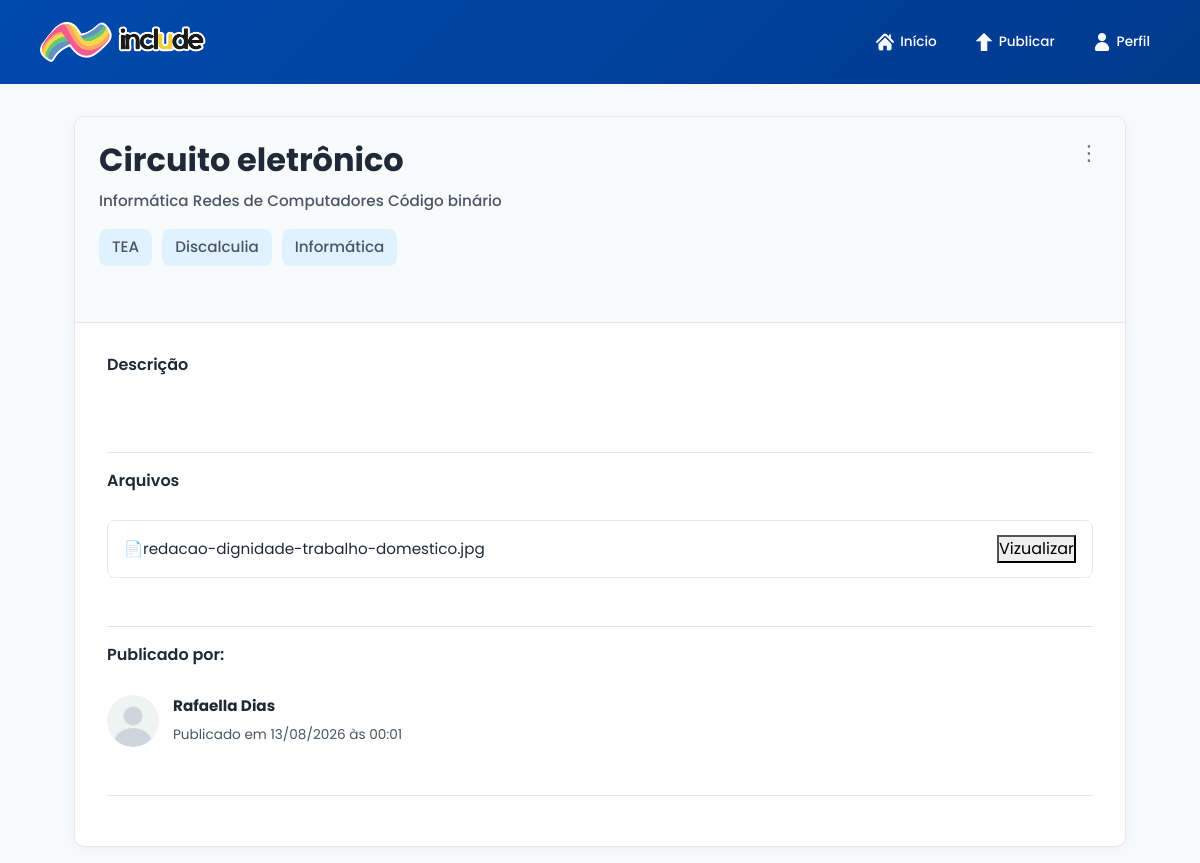
/detalhes/1 (signed in), run on the app's committed database.
### app/models.py (models this page shows, shortened)
class Atividade(db.Model): #Materiais
    __tablename__ = 'atividades'
    id_atividade = db.Column(db.Integer, primary_key=True)
    titulo = db.Column(db.String(50), nullable=False)
    subtitulo = db.Column(db.String(100))
    descricao = db.Column(db.String(300), nullable=False)
    conteudo_textual = db.Column(db.Text)
    data_publicacao = db.Column(db.DateTime, default=datetime.now, nullable=False)
    visualizacoes = db.Column(db.Integer, default=0, nullable=False)
    downloads = db.Column(db.Integer, default=0, nullable=False)
    id_usuario = db.Column(db.Integer, db.ForeignKey('usuarios.id_usuario'), nullable=False)
    id_curso =  db.Column(db.Integer, db.ForeignKey('cursos.id_curso'), nullable=False)
    id_materia =  db.Column(db.Integer, db.ForeignKey('materias.id_materia'), nullable=False)
    id_conteudo = db.Column(db.Integer, db.ForeignKey('conteudos.id_conteudo'), nullable=True)#obs no True !!
    arquivos = db.relationship('Arquivo', backref='atividade', cascade='all, delete-orphan' , lazy=True)
    tags = db.relationship('Tag', secondary=atividade_tag, backref='atividades')

class Curso(db.Model):
    __tablename__ = 'cursos'
    id_curso = db.Column(db.Integer, primary_key=True)
    nome = db.Column(db.String(100), nullable=False, unique=True)
    materias = db.relationship('Materia', backref='curso', lazy=True, cascade='all, delete-orphan')
    atividades = db.relationship('Atividade', backref='curso', lazy=True)

class Materia(db.Model):
    __tablename__ = 'materias'
    id_materia = db.Column(db.Integer, primary_key=True)
    nome = db.Column(db.String(100), nullable=False, unique=True)
    id_curso = db.Column(db.Integer, db.ForeignKey('cursos.id_curso'), nullable=False)
    conteudos = db.relationship('Conteudo', backref='materia', lazy=True, cascade='all, delete-orphan')
    atividades = db.relationship('Atividade', backref='materia', lazy=True)

class Conteudo(db.Model):
    __tablename__ = 'conteudos'
    __table_args__ = (db.UniqueConstraint('nome', 'id_materia', name='uq_conteudo_materia'),)
    id_conteudo = db.Column(db.Integer, primary_key=True)
    nome = db.Column(db.String(50), nullable=False)
    id_materia = db.Column(db.Integer, db.ForeignKey('materias.id_materia'), nullable=False)
    atividades = db.relationship('Atividade', backref='conteudo', lazy=True)

class Tag(db.Model):
    __tablename__ = 'tags'
    id_tag = db.Column(db.Integer, primary_key=True)
    nome = db.Column(db.String(20), nullable=False, unique=True)
    id_classe = db.Column(db.Integer, db.ForeignKey('classes_tag.id_classe'), nullable=False)

class Arquivo(db.Model):
    __tablename__ = 'arquivos'
    id_arquivo = db.Column(db.Integer, primary_key=True)
    nome = db.Column(db.String(100), nullable=False)
    nome_unico = db.Column(db.String(300), nullable=False)
    tipo = db.Column(db.String(50), nullable=False)
    tamanho = db.Column(db.Integer, nullable=False)
    arquivo_url = db.Column(db.String(255), nullable=False)
    storage_path = db.Column(db.String(255), nullable=False)
    data_upload = db.Column(db.DateTime, default=datetime.utcnow, nullable=False)
    id_atividade = db.Column(db.Integer, db.ForeignKey('atividades.id_atividade'), nullable=False)

class Usuario(UserMixin, db.Model):
    __tablename__ = 'usuarios'
    id_usuario = db.Column(db.Integer, primary_key=True)
    nome_completo = db.Column(db.String(50), nullable=False)
    nome_usuario = db.Column(db.String(50), nullable=False, unique=True)
    email = db.Column(db.String(50), nullable=False, unique=True)
    descricao = db.Column(db.String(200))
    senha = db.Column(db.String(255), nullable=False)
    tipo =  db.Column(db.String(20), default='user', nullable=False)
    public_id = db.Column(db.String(100))
    foto_url = db.Column(db.String(255))
    atividades = db.relationship('Atividade', backref='autor', lazy=True)

### app/routes/activities_routes.py (the view)
@activities_bp.route('/detalhes/<int:id>')
@login_required
def detalhes_atividade(id):
    atividade = Atividade.query.get_or_404(id)
    try:
        activities_service.adicionar_visualizacao(id)
    except Exception as e:
        logging.error(f'Erro ao computar a vizualização da atividade{id}: {e}')
        db.session.rollback()
    return render_template('detalhes.html', atividade=atividade)

### app/__init__.py (called while the page is built)
def create_app(): #implementando o Application Factory
    app = Flask(__name__)
    app.config.from_object(Config) #carregamento das configurações da classe Config
    db.init_app(app) #passando o app como argumento à criação do banco sqlalch.
    login_manager.init_app(app) #passando o app como argumento à criação do login manager
    login_manager.login_view = 'auth.login'
    @login_manager.user_loader
    def user_loader(id):
        from app.models import Usuario
        return Usuario.query.get(int(id))
    cloudinary.config(secure=True)
    app.register_blueprint(main_bp)
    app.register_blueprint(auth_bp)
    app.register_blueprint(user_bp)
    app.register_blueprint(activities_bp)
    app.register_blueprint(admin_bp)
    return (app) #retorno da criação efetiva do app

### app/services/activities_service.py (called while the page is built)
def adicionar_visualizacao(atividade_id):
    db.session.query(Atividade).filter_by(id_atividade=atividade_id).update({
        Atividade.visualizacoes: Atividade.visualizacoes + 1
    })
    db.session.commit()

### app/templates/detalhes.html (shortened to what this page needs)
{% extends "base.html" %}
{% block content %}
    <main class="main-container">
        <div class="material-container">
            <div class="material-header">
                <div class="material-info">
                    <h1>{{ atividade.titulo }}</h1>
                    <span>{{ atividade.curso.nome }}</span>
                    <span>{{ atividade.materia.nome }}</span>
                    <span>{{ atividade.conteudo.nome }}</span>
                    <div class="tag-lista">
                        {% for tag in atividade.tags %}
                            <span class="tag-chip-static">
                            {{ tag.nome }}
                            </span>
                        {% endfor %}
                    </div>
                </div>
                <div class="material-actions">
                    <button class="btn-menu" id="btn-menu">⋮</button>
                </div>
            </div>
            <section class="material-section">
                <h3>Descrição</h3>
            </section>
            <section class="material-section">
                <h3>Arquivos</h3>
                {% for arquivo in atividade.arquivos %}
                    <div class="arquivo-card">
                        <div class="arquivo-info">
                            📄{{ arquivo.nome }}
                        </div>
                        <button>Vizualizar</button>
                    </div>
                {% endfor %}
            </section>
            <section class="material-section">
                <h3>Publicado por:</h3>
                <div class="autor-card">
                    {% if atividade.autor.foto_url %}
                        <img src="{{ atividade.autor.foto_url }}" alt="">
                    {% else %}
                        <img src="{{ url_for('static', filename='images/default.png') }}" alt="">
                    {% endif %}
                    <div>
                        <strong>{{ atividade.autor.nome_completo }}</strong>
                        <span>Publicado em {{ atividade.data_publicacao.strftime('%d/%m/%Y às %H:%M') }}</span>
                    </div>
                </div>
            </section>
        </div>
    </main>
{% endblock %}

### app/templates/base.html (shortened to what this page needs)
<!DOCTYPE html>
<html lang="pt-br">
<head>
    <link href="https://cdn.jsdelivr.net/npm/bootstrap@5.3.2/dist/css/bootstrap.min.css" rel="stylesheet">
    <link rel="stylesheet" href="{{ url_for('static', filename='css/base/base.css') }}">
    <link rel="stylesheet" href="{{ url_for('static', filename='css/base/forms.css') }}">
    <link rel="stylesheet" href="{{ url_for('static', filename='css/components/buttons.css') }}">
    <link rel="stylesheet" href="{{ url_for('static', filename='css/components/atividades.css') }}">
    <link rel="stylesheet" href="{{ url_for('static', filename='css/components/tags.css')}}">
    <link rel="stylesheet" href="{{ url_for('static', filename='css/components/dropdown.css')}}">
    <link rel="stylesheet" href="{{ url_for('static', filename='css/pages/inicio.css') }}">
    <link rel="stylesheet" href="{{ url_for('static', filename='css/pages/home.css') }}">
    <link rel="stylesheet" href="{{ url_for('static', filename='css/pages/perfil.css') }}">
    <link rel="stylesheet" href="{{ url_for('static', filename='css/pages/editar_perfil.css') }}">
    <link rel="stylesheet" href="{{ url_for('static', filename='css/pages/publicar.css') }}">
    <link rel="stylesheet" href="{{ url_for('static', filename='css/pages/detalhes.css') }}">
</head>
</head>
<body>
    <header>
        <nav class="navbar-body">
            <a href="{{ url_for('main.home') }}" class="navbar-brand logo-header">
                <img src="{{ url_for('static', filename='images/logo01.png') }}" alt="Logo">
            </a>
            <div class="nav-links">
                <a href="{{ url_for('main.home' ) }}">
                    <img src="{{ url_for('static', filename='images/icons/icon-inicio.png') }}" alt="">
                    <span class="nav-text">Início</span>
                </a>
                <a href="{{ url_for('activities.publicar')}}">
                    <img src="{{ url_for('static', filename='images/icons/icon-publicar-branco.png') }}" alt="">
                    <span class="nav-text">Publicar</span>
                </a>
                {% if current_user.is_authenticated %}
                    <a href="{{ url_for('user.perfil' ) }}">
                        <img src="{{ url_for('static', filename='images/icons/icon-perfil.png') }}" alt="">
                        <span class="nav-text">Perfil</span>
                    </a>
                {% else %}
                    <a href="{{ url_for('auth.login' ) }}">
                        <img src="{{ url_for('static', filename='images/icons/icon-entrar.png') }}" alt="">
                        <span class="nav-text">Entrar</span>
                    </a>
                {% endif %}
            </div>
        </nav>
    </header>
    {% block content %}{% endblock %}
</body>
</html>

### app/static/css/base/base.css (style rules this page uses)
* { margin: 0; padding: 0; box-sizing: border-box; font-family: 'Poppins', Arial, Helvetica, sans-serif; }
:root { --azul-principal: #004aad; --azul-escuro: #003a8c; --amarelo-destaque: #f5b700; --amarelo-hover: #d6a400; --vermelho-alerta: #cf0101; --vermelho-hover: #ba0000; --texto-principal: #1f2937; --texto-secundario: #4b5563; --fundo-pagina: #f8f9fb; --navbar-height: 84px; --tag-azul-bg: #E0F2FE; --tag-azul-texto: #0C4A6E; --tag-amarelo-bg: #FEF3C7; --tag-amarelo-texto: #92400E; --tag-verde-bg: #DCFCE7; --tag-verde-texto: #166534; --tag-rosa-bg: #FCE7F3; --tag-rosa-texto: #9D174D; --tag-roxo-bg: #F3E8FF; --tag-roxo-texto: #6B21A8; }
body { background-color: var(--fundo-pagina); color: var(--texto-principal); margin: 0; padding-top: var(--navbar-height); }
.navbar-body { height: var(--navbar-height); position: fixed; top: 0; left: 0; width: 100%; display: flex; align-items: center; justify-content: space-between; padding: 0 40px; background-color: var(--azul-principal); z-index: 1000; background: linear-gradient( 135deg, #004aad, #003a8c ); }
.logo-header img { height: 44px; }
.logo-header { padding: 0; border-radius: 0; }
.nav-links { display: flex; align-items: center; gap: 28px; }
.nav-links { display: flex; align-items: center; gap: 18px; }
.nav-links a { display: flex; align-items: center; gap: 6px; padding: 6px 10px; border-radius: 6px; text-decoration: none; color: #ffffff; font-size: 0.85rem; font-weight: 500; transition: background-color 0.2s ease; }
.nav-links a img { width: 18px; height: 18px; object-fit: contain; }
.main-container { width: 100%; max-width: 1100px; margin: 16px auto; padding: 0 24px; display: flex; flex-direction: column; gap: 28px; }
.main-container h1 { font-size: 2.1rem; font-weight: 600; }

### app/static/css/components/tags.css (style rules this page uses)
.tag-lista { display: flex; flex-wrap: wrap; gap: 8px; }
.tag-chip-static { background-color: var(--tag-azul-bg); color: var(--tag-azul-texto); display: inline-flex; align-items: center; justify-content: center; padding: 6px 12px; border: 1px solid transparent; border-radius: 8px; font-size: 0.82rem; font-weight: 500; transition: 0.15s ease; }

### app/static/css/pages/detalhes.css (style rules this page uses)
.material-container { background: white; border: 1px solid #e5e7eb; border-radius: 10px; padding: 32px; box-shadow: 0 2px 8px rgba(0,0,0,.04); }
.material-header { position: relative; padding: 24px; margin: -32px -32px 32px -32px; background: #f8fafc; border-bottom: 1px solid #e5e7eb; border-top-left-radius: 10px; border-top-right-radius: 10px; }
.material-info h1 { font-size: 2rem; font-weight: 700; color: var(--texto-principal); margin-bottom: 10px; padding-right: 50px; }
.material-info span { display: inline-block; margin-bottom: 16px; font-size: 0.95rem; font-weight: 500; color: var(--texto-secundario); }
.material-header .tag-lista { gap: 10px; }
.material-actions { position: absolute; top: 16px; right: 16px; }
.btn-menu { width: 40px; height: 40px; display: flex; align-items: center; justify-content: center; border: none; border-radius: 50%; background: transparent; font-size: 1.3rem; color: #6b7280; cursor: pointer; transition: .2s ease; }
.material-section { margin-bottom: 18px; padding-bottom: 48px; border-bottom: 1px solid #e5e7eb; }
.material-section h3 { padding-bottom: 12px; margin-bottom: 18px; font-size: 1rem; font-weight: 600; color: var(--texto-principal); }
.arquivo-card { display: flex; align-items: center; justify-content: space-between; gap: 16px; padding: 14px 16px; background: #fff; border: 1px solid #e5e7eb; border-radius: 8px; transition: .15s ease; }
.arquivo-info { flex: 1; overflow: hidden; text-overflow: ellipsis; white-space: nowrap; font-size: 0.95rem; color: var(--texto-principal); }
.autor-card { display: flex; align-items: center; gap: 14px; }
.autor-card img { width: 52px; height: 52px; object-fit: cover; border-radius: 50%; }
.autor-card strong { display: block; margin-bottom: 4px; font-size: 0.95rem; }
.autor-card span { font-size: 0.85rem; color: var(--texto-secundario); }

### data on the page
Atividade: titulo "Circuito eletrônico", data_publicacao "13/08/2026 às 00:01"
Curso: curso.nome "Informática"
Materia: materia.nome "Redes de Computadores"
Conteudo: conteudo.nome "Código binário"
Tag: nome "TEA"
Tag: nome "Discalculia"
Tag: nome "Informática"
Arquivo: nome "redacao-dignidade-trabalho-domestico.jpg"
Usuario: autor.nome_completo "Rafaella Dias"
